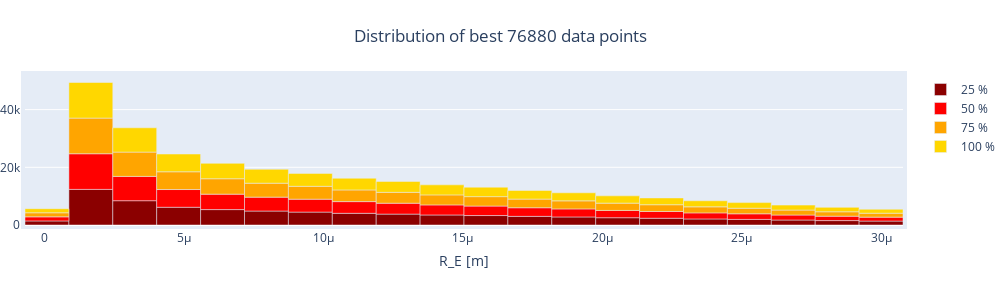
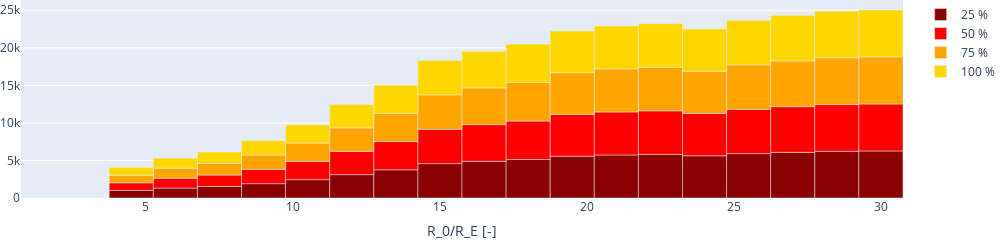
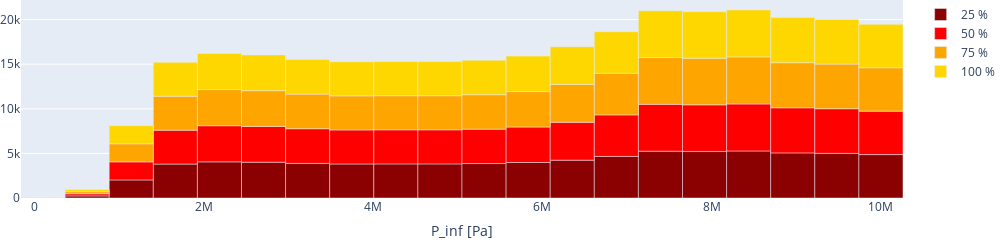
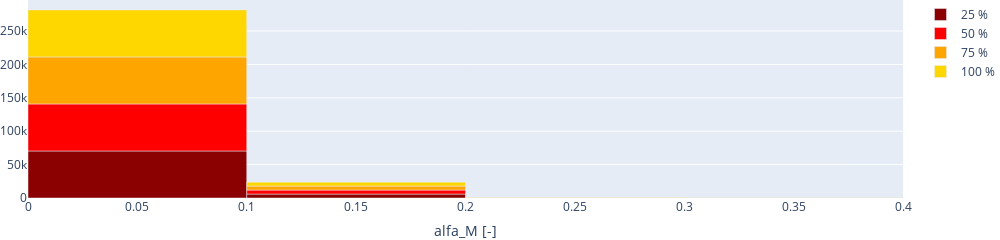

The notebook cell saved with these charts, in order:
### Code cell
disp = good_data.loc[good_data['Energy']<30e3]
def count(parameter, parameter_range, disp):
    counts = []
    for p in parameter_range:
        counts.append(
            len(disp.loc[(abs(disp[parameter]-p)<1e-9)]),
        )
    return counts

def histogram(disp, parameter, parameter_range, label=None, title=False):
    fig = go.Figure()
    
    counts = count(parameter, parameter_range, disp[0:int(0.25*num)])
    fig.add_trace(go.Bar(y=counts, x=parameter_range, name='25 %', marker=dict(color='darkred')))
    counts = count(parameter, parameter_range, disp[0:int(0.5*num)])
    fig.add_trace(go.Bar(y=counts, x=parameter_range, name='50 %', marker=dict(color='red')))
    counts = count(parameter, parameter_range, disp[0:int(0.75*num)])
    fig.add_trace(go.Bar(y=counts, x=parameter_range, name='75 %', marker=dict(color='orange')))
    counts = count(parameter, parameter_range, disp[0:int(1*num)])
    fig.add_trace(go.Bar(y=counts, x=parameter_range, name='100 %', marker=dict(color='gold')))
    
    if label==None:
        label = parameter
    fig.update_layout(
        xaxis_title=label,
        barmode='relative',
        margin=go.layout.Margin(l=0, r=0, b=0, t=0, pad=0),
        height=200,
        width=1000,
        bargap=0
    )
    
    if title:
        fig.update_layout(
            title={
                'text': f'Distribution of best {disp.shape[0]} data points',
                'y':0.9,
                'x':0.5,
                'xanchor': 'center',
                'yanchor': 'top',
            },
            margin=go.layout.Margin(l=0, r=0, b=75, t=75, pad=4),
            height=300,
        )
    fig.show()
    
#parameters_latex = ['$R_E\ [m]$', '$R_0/R_E\ [-]$', '$P_\infty\ [Pa]$', '$α_M\ [-]$', '$T_\infty \ [K]$', '$P_v\ [Pa]$', '$index\ [Ar:\ 9;\ He:\ 10]$', '$surfactant\ [-]$',]
title=True
for i in range(len(parameters)):
    if parameters[i]=='vapour pressure':
        continue
    histogram(disp, parameters[i], parameter_ranges[i], label=parameters_with_units[i], title=title)
    title=False

### Figure 1 — Plotly figure (JSON) as saved in the notebook; plotly's stock layout.template omitted (floating-point values rounded to 4 significant figures)
{"data": [{"marker": {"color": "darkred"}, "name": "25 %", "type": "bar", "x": [1e-07, 1.674e-06, 3.247e-06, 4.821e-06, 6.395e-06, 7.968e-06, 9.542e-06, 1.112e-05, 1.269e-05, 1.426e-05, 1.584e-05, 1.741e-05, 1.898e-05, 2.056e-05, 2.213e-05, 2.371e-05, 2.528e-05, 2.685e-05, 2.843e-05, 3e-05], "y": [1412, 12351, 8425, 6151, 5344, 4832, 4472, 4053, 3776, 3480, 3278, 2991, 2790, 2526, 2344, 2100, 1940, 1724, 1528, 1363]}, {"marker": {"color": "red"}, "name": "50 %", "type": "bar", "x": [1e-07, 1.674e-06, 3.247e-06, 4.821e-06, 6.395e-06, 7.968e-06, 9.542e-06, 1.112e-05, 1.269e-05, 1.426e-05, 1.584e-05, 1.741e-05, 1.898e-05, 2.056e-05, 2.213e-05, 2.371e-05, 2.528e-05, 2.685e-05, 2.843e-05, 3e-05], "y": [1412, 12351, 8425, 6151, 5344, 4832, 4472, 4053, 3776, 3480, 3278, 2991, 2790, 2526, 2344, 2100, 1940, 1724, 1528, 1363]}, {"marker": {"color": "orange"}, "name": "75 %", "type": "bar", "x": [1e-07, 1.674e-06, 3.247e-06, 4.821e-06, 6.395e-06, 7.968e-06, 9.542e-06, 1.112e-05, 1.269e-05, 1.426e-05, 1.584e-05, 1.741e-05, 1.898e-05, 2.056e-05, 2.213e-05, 2.371e-05, 2.528e-05, 2.685e-05, 2.843e-05, 3e-05], "y": [1412, 12351, 8425, 6151, 5344, 4832, 4472, 4053, 3776, 3480, 3278, 2991, 2790, 2526, 2344, 2100, 1940, 1724, 1528, 1363]}, {"marker": {"color": "gold"}, "name": "100 %", "type": "bar", "x": [1e-07, 1.674e-06, 3.247e-06, 4.821e-06, 6.395e-06, 7.968e-06, 9.542e-06, 1.112e-05, 1.269e-05, 1.426e-05, 1.584e-05, 1.741e-05, 1.898e-05, 2.056e-05, 2.213e-05, 2.371e-05, 2.528e-05, 2.685e-05, 2.843e-05, 3e-05], "y": [1412, 12351, 8425, 6151, 5344, 4832, 4472, 4053, 3776, 3480, 3278, 2991, 2790, 2526, 2344, 2100, 1940, 1724, 1528, 1363]}], "layout": {"bargap": 0, "barmode": "relative", "height": 300, "margin": {"b": 75, "l": 0, "pad": 4, "r": 0, "t": 75}, "title": {"text": "Distribution of best 76880 data points", "x": 0.5, "xanchor": "center", "y": 0.9, "yanchor": "top"}, "width": 1000, "xaxis": {"autorange": true, "range": [-6.868e-07, 3.079e-05], "title": {"text": "R_E [m]"}, "type": "linear"}, "yaxis": {"autorange": true, "range": [0, 52000.0], "type": "linear"}}}

### Figure 2 — Plotly figure (JSON) as saved in the notebook; plotly's stock layout.template omitted (floating-point values rounded to 4 significant figures)
{"data": [{"marker": {"color": "darkred"}, "name": "25 %", "type": "bar", "x": [1.5, 3, 4.5, 6, 7.5, 9, 10.5, 12, 13.5, 15, 16.5, 18, 19.5, 21, 22.5, 24, 25.5, 27, 28.5, 30], "y": [0, 0, 1013, 1323, 1531, 1908, 2440, 3112, 3756, 4578, 4886, 5125, 5563, 5730, 5805, 5631, 5909, 6083, 6224, 6263]}, {"marker": {"color": "red"}, "name": "50 %", "type": "bar", "x": [1.5, 3, 4.5, 6, 7.5, 9, 10.5, 12, 13.5, 15, 16.5, 18, 19.5, 21, 22.5, 24, 25.5, 27, 28.5, 30], "y": [0, 0, 1013, 1323, 1531, 1908, 2440, 3112, 3756, 4578, 4886, 5125, 5563, 5730, 5805, 5631, 5909, 6083, 6224, 6263]}, {"marker": {"color": "orange"}, "name": "75 %", "type": "bar", "x": [1.5, 3, 4.5, 6, 7.5, 9, 10.5, 12, 13.5, 15, 16.5, 18, 19.5, 21, 22.5, 24, 25.5, 27, 28.5, 30], "y": [0, 0, 1013, 1323, 1531, 1908, 2440, 3112, 3756, 4578, 4886, 5125, 5563, 5730, 5805, 5631, 5909, 6083, 6224, 6263]}, {"marker": {"color": "gold"}, "name": "100 %", "type": "bar", "x": [1.5, 3, 4.5, 6, 7.5, 9, 10.5, 12, 13.5, 15, 16.5, 18, 19.5, 21, 22.5, 24, 25.5, 27, 28.5, 30], "y": [0, 0, 1013, 1323, 1531, 1908, 2440, 3112, 3756, 4578, 4886, 5125, 5563, 5730, 5805, 5631, 5909, 6083, 6224, 6263]}], "layout": {"bargap": 0, "barmode": "relative", "height": 200, "margin": {"b": 0, "l": 0, "pad": 0, "r": 0, "t": 0}, "width": 1000, "xaxis": {"autorange": true, "range": [0.75, 30.75], "title": {"text": "R_0/R_E [-]"}, "type": "linear"}, "yaxis": {"autorange": true, "range": [0, 26370.0], "type": "linear"}}}

### Figure 3 — Plotly figure (JSON) as saved in the notebook; plotly's stock layout.template omitted (floating-point values rounded to 4 significant figures)
{"data": [{"marker": {"color": "darkred"}, "name": "25 %", "type": "bar", "x": [100000, 621100.0, 1142000.0, 1663000.0, 2184000.0, 2705000.0, 3226000.0, 3747000.0, 4268000.0, 4789000.0, 5311000.0, 5832000.0, 6353000.0, 6874000.0, 7395000.0, 7916000.0, 8437000.0, 8958000.0, 9479000.0, 10000000], "y": [12, 237, 2026, 3802, 4051, 4010, 3882, 3816, 3822, 3822, 3860, 3976, 4241, 4658, 5248, 5221, 5271, 5056, 5003, 4866]}, {"marker": {"color": "red"}, "name": "50 %", "type": "bar", "x": [100000, 621100.0, 1142000.0, 1663000.0, 2184000.0, 2705000.0, 3226000.0, 3747000.0, 4268000.0, 4789000.0, 5311000.0, 5832000.0, 6353000.0, 6874000.0, 7395000.0, 7916000.0, 8437000.0, 8958000.0, 9479000.0, 10000000], "y": [12, 237, 2026, 3802, 4051, 4010, 3882, 3816, 3822, 3822, 3860, 3976, 4241, 4658, 5248, 5221, 5271, 5056, 5003, 4866]}, {"marker": {"color": "orange"}, "name": "75 %", "type": "bar", "x": [100000, 621100.0, 1142000.0, 1663000.0, 2184000.0, 2705000.0, 3226000.0, 3747000.0, 4268000.0, 4789000.0, 5311000.0, 5832000.0, 6353000.0, 6874000.0, 7395000.0, 7916000.0, 8437000.0, 8958000.0, 9479000.0, 10000000], "y": [12, 237, 2026, 3802, 4051, 4010, 3882, 3816, 3822, 3822, 3860, 3976, 4241, 4658, 5248, 5221, 5271, 5056, 5003, 4866]}, {"marker": {"color": "gold"}, "name": "100 %", "type": "bar", "x": [100000, 621100.0, 1142000.0, 1663000.0, 2184000.0, 2705000.0, 3226000.0, 3747000.0, 4268000.0, 4789000.0, 5311000.0, 5832000.0, 6353000.0, 6874000.0, 7395000.0, 7916000.0, 8437000.0, 8958000.0, 9479000.0, 10000000], "y": [12, 237, 2026, 3802, 4051, 4010, 3882, 3816, 3822, 3822, 3860, 3976, 4241, 4658, 5248, 5221, 5271, 5056, 5003, 4866]}], "layout": {"bargap": 0, "barmode": "relative", "height": 200, "margin": {"b": 0, "l": 0, "pad": 0, "r": 0, "t": 0}, "width": 1000, "xaxis": {"autorange": true, "range": [-160500.0, 10260000.0], "title": {"text": "P_inf [Pa]"}, "type": "linear"}, "yaxis": {"autorange": true, "range": [0, 22190.0], "type": "linear"}}}

### Figure 4 — Plotly figure (JSON) as saved in the notebook; plotly's stock layout.template omitted (floating-point values rounded to 4 significant figures)
{"data": [{"marker": {"color": "darkred"}, "name": "25 %", "type": "bar", "x": [0.05, 0.15, 0.25, 0.35], "y": [70415, 5933, 388, 144]}, {"marker": {"color": "red"}, "name": "50 %", "type": "bar", "x": [0.05, 0.15, 0.25, 0.35], "y": [70415, 5933, 388, 144]}, {"marker": {"color": "orange"}, "name": "75 %", "type": "bar", "x": [0.05, 0.15, 0.25, 0.35], "y": [70415, 5933, 388, 144]}, {"marker": {"color": "gold"}, "name": "100 %", "type": "bar", "x": [0.05, 0.15, 0.25, 0.35], "y": [70415, 5933, 388, 144]}], "layout": {"bargap": 0, "barmode": "relative", "height": 200, "margin": {"b": 0, "l": 0, "pad": 0, "r": 0, "t": 0}, "width": 1000, "xaxis": {"autorange": true, "range": [1.388e-17, 0.4], "title": {"text": "alfa_M [-]"}, "type": "linear"}, "yaxis": {"autorange": true, "range": [0, 296500.0], "type": "linear"}}}
